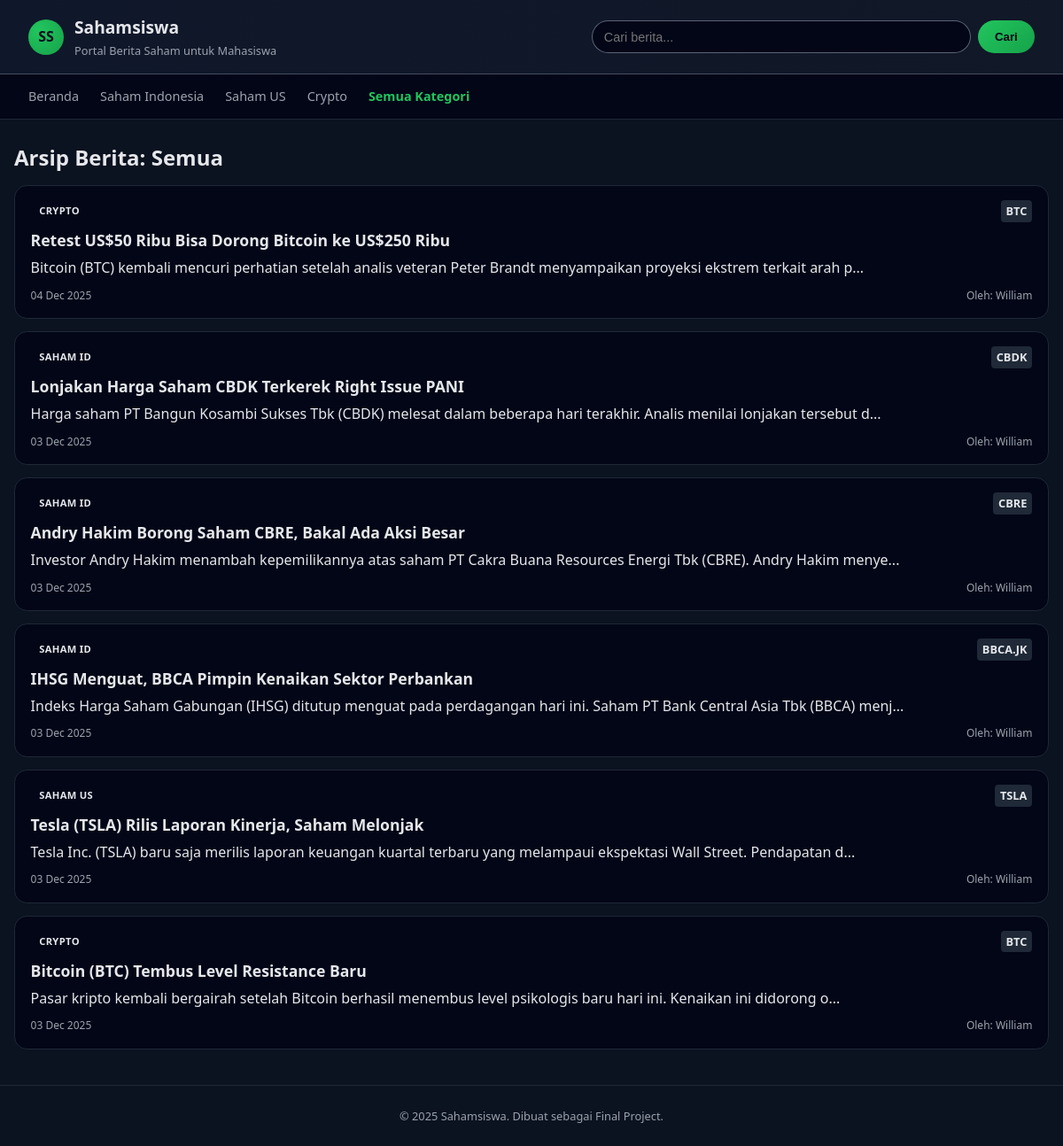
The page /kategori.php on the database its author committed.
### tables this page shows
CREATE TABLE `news` (
  `id` int(10) UNSIGNED NOT NULL,
  `category_id` int(10) UNSIGNED NOT NULL,
  `title` varchar(200) NOT NULL,
  `slug` varchar(220) NOT NULL,
  `content` text NOT NULL,
  `image` varchar(255) DEFAULT NULL,
  `ticker_symbol` varchar(20) DEFAULT NULL,
  `market` enum('saham_id','saham_us','crypto','lainnya') NOT NULL DEFAULT 'saham_id',
  `author_id` int(10) UNSIGNED NOT NULL,
  `published_at` datetime DEFAULT NULL,
  `status` enum('draft','published') NOT NULL DEFAULT 'draft',
  `created_at` datetime NOT NULL DEFAULT current_timestamp(),
  `updated_at` datetime NOT NULL DEFAULT current_timestamp() ON UPDATE current_timestamp()
);

CREATE TABLE `users` (
  `id` int(10) UNSIGNED NOT NULL,
  `username` varchar(50) NOT NULL,
  `password` varchar(255) NOT NULL,
  `fullname` varchar(100) NOT NULL,
  `role` enum('admin','editor') NOT NULL DEFAULT 'editor',
  `created_at` datetime NOT NULL DEFAULT current_timestamp()
);

### kategori.php (the view, shortened to what this page needs)
<?php
require 'config.php';
$market = $_GET['market'] ?? '';
$whereClause = "WHERE status = 'published'";
$params = [];
$stmt = $pdo->prepare("SELECT news.*, users.fullname FROM news JOIN users ON news.author_id = users.id $whereClause ORDER BY published_at DESC");
$stmt->execute($params);
$news_list = $stmt->fetchAll();
?>
<!DOCTYPE html>
<html lang="id">
<head>
    <link rel="stylesheet" href="style.css">
</head>
<body>
    <header class="topbar">
        <div class="logo">
            <span class="logo-mark">SS</span>
            <div class="logo-text">
                <h1>Sahamsiswa</h1>
                <p>Portal Berita Saham untuk Mahasiswa</p>
            </div>
        </div>
        <form class="search-bar" action="search.php" method="get">
            <input type="text" name="q" placeholder="Cari berita...">
            <button type="submit">Cari</button>
        </form>
    </header>
    <nav class="main-nav">
        <ul>
            <li><a href="index.php">Beranda</a></li>
            <li class="<?php echo $market == 'saham_id' ? 'active' : ''; ?>"><a href="kategori.php?market=saham_id">Saham Indonesia</a></li>
            <li class="<?php echo $market == 'saham_us' ? 'active' : ''; ?>"><a href="kategori.php?market=saham_us">Saham US</a></li>
            <li class="<?php echo $market == 'crypto' ? 'active' : ''; ?>"><a href="kategori.php?market=crypto">Crypto</a></li>
            <li class="<?php echo $market == '' ? 'active' : ''; ?>"><a href="kategori.php">Semua Kategori</a></li>
        </ul>
    </nav>
    <main class="page">
        <section class="news-list">
            <div class="section-header">
                <h2>Arsip Berita: <?php echo $market ? strtoupper(str_replace('_', ' ', $market)) : 'Semua'; ?></h2>
            </div>
            <?php if (count($news_list) > 0): ?>
                <?php foreach ($news_list as $news): ?>
                <article class="news-card">
                    <div class="news-meta-top">
                        <span class="badge"><?php echo strtoupper(str_replace('_', ' ', $news['market'])); ?></span>
                        <span class="ticker"><?php echo htmlspecialchars($news['ticker_symbol']); ?></span>
                    </div>
                    <h3><a href="detail.php?id=<?php echo $news['id']; ?>"><?php echo htmlspecialchars($news['title']); ?></a></h3>
                    <p><?php echo substr(strip_tags($news['content']), 0, 120); ?>...</p>
                    <div class="news-meta-bottom">
                        <span><?php echo date('d M Y', strtotime($news['published_at'])); ?></span>
                        <span>Oleh: <?php echo htmlspecialchars($news['fullname']); ?></span>
                    </div>
                </article>
                <?php endforeach; ?>
            <?php else: ?>
                <p>Belum ada berita di kategori ini.</p>
            <?php endif; ?>
        </section>
    </main>
    <footer class="footer">
        <p>&copy; 2025 Sahamsiswa. Dibuat sebagai Final Project.</p>
    </footer>
</body>
</html>

### style.css (style rules this page uses)
* { box-sizing: border-box; margin: 0; padding: 0; }
body { font-family: system-ui, -apple-system, BlinkMacSystemFont, "Segoe UI", sans-serif; background-color: #0b1220; color: #e5e7eb; line-height: 1.6; }
a { color: inherit; text-decoration: none; transition: color 0.2s; }
.topbar { display: flex; align-items: center; justify-content: space-between; padding: 1rem 2rem; background: linear-gradient(90deg, #0f172a, #111827); border-bottom: 1px solid rgba(148, 163, 184, 0.4); gap: 1.5rem; }
.logo { display: flex; align-items: center; gap: 0.75rem; }
.logo-mark { width: 40px; height: 40px; border-radius: 999px; background: radial-gradient(circle at 30% 30%, #22c55e, #16a34a); display: flex; align-items: center; justify-content: center; font-weight: 700; color: #0b1120; }
.logo-text h1 { font-size: 1.2rem; font-weight: 700; }
.logo-text p { font-size: 0.8rem; color: #9ca3af; }
.search-bar { flex: 1; max-width: 500px; display: flex; gap: 0.5rem; }
.search-bar input { flex: 1; padding: 0.6rem 0.8rem; border-radius: 999px; border: 1px solid rgba(148, 163, 184, 0.6); background-color: #020617; color: #e5e7eb; font-size: 0.9rem; }
.search-bar button { padding: 0.6rem 1.2rem; border-radius: 999px; border: none; background: linear-gradient(135deg, #22c55e, #16a34a); color: #020617; font-weight: 600; cursor: pointer; }
.main-nav { background-color: #020617; border-bottom: 1px solid rgba(148, 163, 184, 0.2); }
.main-nav ul { list-style: none; display: flex; gap: 1.5rem; padding: 0.75rem 2rem; overflow-x: auto; }
.main-nav li a { font-size: 0.9rem; color: #9ca3af; }
.main-nav li.active a { color: #22c55e; font-weight: 600; }
.page { max-width: 1200px; margin: 1.5rem auto 2.5rem; padding: 0 1rem; }
.news-list .section-header { display: flex; justify-content: space-between; align-items: center; margin-bottom: 0.75rem; }
.news-card { background-color: #020617; border-radius: 0.9rem; border: 1px solid rgba(31, 41, 55, 1); padding: 1rem 1.1rem; margin-bottom: 0.9rem; }
.news-meta-top { display: flex; justify-content: space-between; align-items: center; margin-bottom: 0.4rem; font-size: 0.8rem; }
.badge { padding: 0.15rem 0.6rem; border-radius: 999px; font-size: 0.7rem; text-transform: uppercase; letter-spacing: 0.03em; font-weight: bold; }
.ticker { font-weight: 600; color: #e5e7eb; background: #1f2937; padding: 2px 6px; border-radius: 4px; }
.news-card h3 { font-size: 1.1rem; margin-bottom: 0.3rem; }
.news-meta-bottom { display: flex; justify-content: space-between; font-size: 0.75rem; color: #9ca3af; margin-top: 0.5rem; }
.footer { border-top: 1px solid rgba(31, 41, 55, 1); padding: 1.5rem; text-align: center; font-size: 0.8rem; color: #9ca3af; margin-top: 2rem; }

### rows shown on the page
news: market "CRYPTO", ticker_symbol "BTC", title "Retest US$50 Ribu Bisa Dorong Bitcoin ke US$250 Ribu", content "Bitcoin (BTC) kembali mencuri perhatian setelah analis veteran Peter Brandt menyampaikan proyeksi ekstrem terkait arah p", published_at "04 Dec 2025", author.fullname "William"
news: market "SAHAM ID", ticker_symbol "CBDK", title "Lonjakan Harga Saham CBDK Terkerek Right Issue PANI", content "Harga saham PT Bangun Kosambi Sukses Tbk (CBDK) melesat dalam beberapa hari terakhir. Analis menilai lonjakan tersebut d", published_at "03 Dec 2025", author.fullname "William"
news: market "SAHAM ID", ticker_symbol "CBRE", title "Andry Hakim Borong Saham CBRE, Bakal Ada Aksi Besar", content "Investor Andry Hakim menambah kepemilikannya atas saham PT Cakra Buana Resources Energi Tbk (CBRE). Andry Hakim menye", published_at "03 Dec 2025", author.fullname "William"
news: market "SAHAM ID", ticker_symbol "BBCA.JK", title "IHSG Menguat, BBCA Pimpin Kenaikan Sektor Perbankan", content "Indeks Harga Saham Gabungan (IHSG) ditutup menguat pada perdagangan hari ini. Saham PT Bank Central Asia Tbk (BBCA) menj", published_at "03 Dec 2025", author.fullname "William"
news: market "SAHAM US", ticker_symbol "TSLA", title "Tesla (TSLA) Rilis Laporan Kinerja, Saham Melonjak", content "Tesla Inc. (TSLA) baru saja merilis laporan keuangan kuartal terbaru yang melampaui ekspektasi Wall Street. Pendapatan d", published_at "03 Dec 2025", author.fullname "William"
news: market "CRYPTO", ticker_symbol "BTC", title "Bitcoin (BTC) Tembus Level Resistance Baru", content "Pasar kripto kembali bergairah setelah Bitcoin berhasil menembus level psikologis baru hari ini. Kenaikan ini didorong o", published_at "03 Dec 2025", author.fullname "William"
